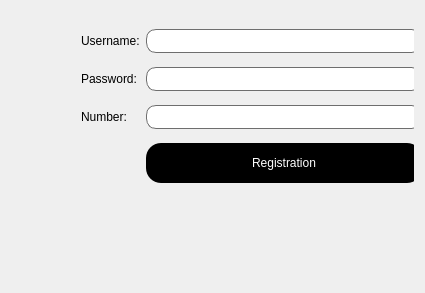
<?xml version="1.0" encoding="UTF-8"?>
<ui version="4.0">
 <class>Regitration</class>
 <widget class="QWidget" name="Regitration">
  <property name="geometry">
   <rect>
    <x>0</x>
    <y>0</y>
    <width>425</width>
    <height>293</height>
   </rect>
  </property>
  <property name="windowTitle">
   <string>Registration</string>
  </property>
  <property name="windowIcon">
   <iconset resource="picture.qrc">
    <normaloff>:/build-course-Desktop_Qt_6_5_3_MinGW_64_bit-Debug/icons/iconka.ico</normaloff>:/build-course-Desktop_Qt_6_5_3_MinGW_64_bit-Debug/icons/iconka.ico</iconset>
  </property>
  <property name="styleSheet">
   <string notr="true">background-color: rgb(255, 255, 255);
color: rgb(0, 0, 0);
QPushButton
{
	background-color: rgb(0, 0, 0);
	color: rgb(255, 255, 255);
border-radius: 20px;
box-shadow: 0 0 20px 10px rgb(240, 158, 255);
width: 50px;
  height: 40px;
}
QPushButton:hover {
               border: 2px solid rgb(200, 200, 200);
            }
QPushButton:pressed {
             background-color: rgb(255, 255, 255);
	        color: rgb(0, 0, 0);
            }</string>
  </property>
  <layout class="QGridLayout" name="gridLayout_2">
   <item row="0" column="0">
    <widget class="QStackedWidget" name="registrationStWdg">
     <property name="currentIndex">
      <number>2</number>
     </property>
     <widget class="QWidget" name="chosePage">
      <property name="styleSheet">
       <string notr="true">QPushButton
{
	background-color: rgb(0, 0, 0);
	color: rgb(255, 255, 255);
border-radius: 20px;
box-shadow: 0 0 20px 10px rgb(240, 158, 255);
width: 50px;
  height: 40px;
}
QPushButton:hover {
               border: 2px solid rgb(200, 200, 200);
            }
QPushButton:pressed {
             background-color: rgb(255, 255, 255);
	        color: rgb(0, 0, 0);
            }</string>
      </property>
      <widget class="QPushButton" name="customerPb">
       <property name="geometry">
        <rect>
         <x>70</x>
         <y>180</y>
         <width>291</width>
         <height>40</height>
        </rect>
       </property>
       <property name="font">
        <font>
         <family>Candara Light</family>
         <pointsize>20</pointsize>
        </font>
       </property>
       <property name="text">
        <string>CUSTOMER</string>
       </property>
      </widget>
      <widget class="QLabel" name="labelChois">
       <property name="geometry">
        <rect>
         <x>50</x>
         <y>110</y>
         <width>331</width>
         <height>61</height>
        </rect>
       </property>
       <property name="font">
        <font>
         <family>Candara Light</family>
         <pointsize>28</pointsize>
         <bold>false</bold>
        </font>
       </property>
       <property name="text">
        <string>who are you?</string>
       </property>
       <property name="alignment">
        <set>Qt::AlignCenter</set>
       </property>
      </widget>
      <widget class="QLabel" name="picture_3">
       <property name="geometry">
        <rect>
         <x>-20</x>
         <y>30</y>
         <width>471</width>
         <height>81</height>
        </rect>
       </property>
       <property name="text">
        <string/>
       </property>
       <property name="pixmap">
        <pixmap resource="picture.qrc">:/photo/wait.jpg</pixmap>
       </property>
       <property name="alignment">
        <set>Qt::AlignCenter</set>
       </property>
      </widget>
      <widget class="QPushButton" name="adminPb">
       <property name="geometry">
        <rect>
         <x>70</x>
         <y>230</y>
         <width>291</width>
         <height>41</height>
        </rect>
       </property>
       <property name="font">
        <font>
         <family>Candara Light</family>
         <pointsize>20</pointsize>
        </font>
       </property>
       <property name="text">
        <string>ADMIN</string>
       </property>
      </widget>
     </widget>
     <widget class="QWidget" name="systemPage">
      <widget class="QLineEdit" name="systempassLE">
       <property name="geometry">
        <rect>
         <x>70</x>
         <y>70</y>
         <width>291</width>
         <height>31</height>
        </rect>
       </property>
       <property name="styleSheet">
        <string notr="true">QLineEdit {
                 background-color: white;
                 color: black;
                 border: 1px solid rgb(110, 110, 110);
              border-radius: 10px;
                 padding: 3px 7px;
             }

             QLineEdit:focus {
                 border: 2px solid rgb(90, 90, 90);
            }</string>
       </property>
       <property name="text">
        <string/>
       </property>
       <property name="echoMode">
        <enum>QLineEdit::Password</enum>
       </property>
       <property name="placeholderText">
        <string>Enter system password...</string>
       </property>
      </widget>
      <widget class="QPushButton" name="checksysLE">
       <property name="geometry">
        <rect>
         <x>110</x>
         <y>110</y>
         <width>201</width>
         <height>31</height>
        </rect>
       </property>
       <property name="styleSheet">
        <string notr="true">QPushButton
{
	background-color: rgb(0, 0, 0);
	color: rgb(255, 255, 255);
border-radius: 10px;
box-shadow: 0 0 20px 10px rgb(240, 158, 255);
width: 50px;
  height: 40px;
}
QPushButton:hover {
               border: 2px solid rgb(200, 200, 200);
            }
QPushButton:pressed {
             background-color: rgb(255, 255, 255);
	        color: rgb(0, 0, 0);
            }
</string>
       </property>
       <property name="text">
        <string>Check</string>
       </property>
      </widget>
      <widget class="QLabel" name="label">
       <property name="geometry">
        <rect>
         <x>10</x>
         <y>170</y>
         <width>225</width>
         <height>121</height>
        </rect>
       </property>
       <property name="text">
        <string/>
       </property>
       <property name="pixmap">
        <pixmap resource="picture.qrc">:/photo/cat.png</pixmap>
       </property>
      </widget>
     </widget>
     <widget class="QWidget" name="registerPage">
      <widget class="QWidget" name="enterWg" native="true">
       <property name="geometry">
        <rect>
         <x>70</x>
         <y>10</y>
         <width>341</width>
         <height>171</height>
        </rect>
       </property>
       <property name="styleSheet">
        <string notr="true">QPushButton
{
	background-color: rgb(0, 0, 0);
	color: rgb(255, 255, 255);
border-radius: 15px;
box-shadow: 0 0 20px 10px rgb(240, 158, 255);
width: 50px;
  height: 40px;
}
QPushButton:hover {
               border: 2px solid rgb(200, 200, 200);
            }
QPushButton:pressed {
             background-color: rgb(255, 255, 255);
	        color: rgb(0, 0, 0);
            }
QLineEdit {
                 background-color: white;
                 color: black;
                 border: 1px solid rgb(110, 110, 110);
              border-radius: 10px;
                 padding: 3px 7px;
             }

             QLineEdit:focus {
                 border: 2px solid rgb(90, 90, 90);
            }</string>
       </property>
       <layout class="QGridLayout" name="gridLayout">
        <item row="4" column="0">
         <widget class="QLabel" name="numberLb">
          <property name="text">
           <string>Number:</string>
          </property>
         </widget>
        </item>
        <item row="0" column="1">
         <widget class="QLineEdit" name="nameLE"/>
        </item>
        <item row="5" column="1">
         <widget class="QPushButton" name="registrationPb">
          <property name="text">
           <string>Registration</string>
          </property>
         </widget>
        </item>
        <item row="4" column="1">
         <widget class="QLineEdit" name="numberLE"/>
        </item>
        <item row="0" column="0">
         <widget class="QLabel" name="nameLb">
          <property name="text">
           <string>Username:</string>
          </property>
         </widget>
        </item>
        <item row="2" column="1">
         <widget class="QLineEdit" name="passworLE">
          <property name="echoMode">
           <enum>QLineEdit::Password</enum>
          </property>
         </widget>
        </item>
        <item row="2" column="0">
         <widget class="QLabel" name="passwordLb">
          <property name="text">
           <string>Password:</string>
          </property>
         </widget>
        </item>
       </layout>
      </widget>
      <widget class="QLabel" name="label_2">
       <property name="geometry">
        <rect>
         <x>0</x>
         <y>170</y>
         <width>225</width>
         <height>121</height>
        </rect>
       </property>
       <property name="text">
        <string/>
       </property>
       <property name="pixmap">
        <pixmap resource="picture.qrc">:/photo/cat.png</pixmap>
       </property>
      </widget>
     </widget>
    </widget>
   </item>
  </layout>
 </widget>
 <tabstops>
  <tabstop>customerPb</tabstop>
  <tabstop>adminPb</tabstop>
  <tabstop>systempassLE</tabstop>
  <tabstop>checksysLE</tabstop>
  <tabstop>nameLE</tabstop>
  <tabstop>passworLE</tabstop>
  <tabstop>numberLE</tabstop>
  <tabstop>registrationPb</tabstop>
 </tabstops>
 <resources>
  <include location="picture.qrc"/>
 </resources>
 <connections/>
</ui>
